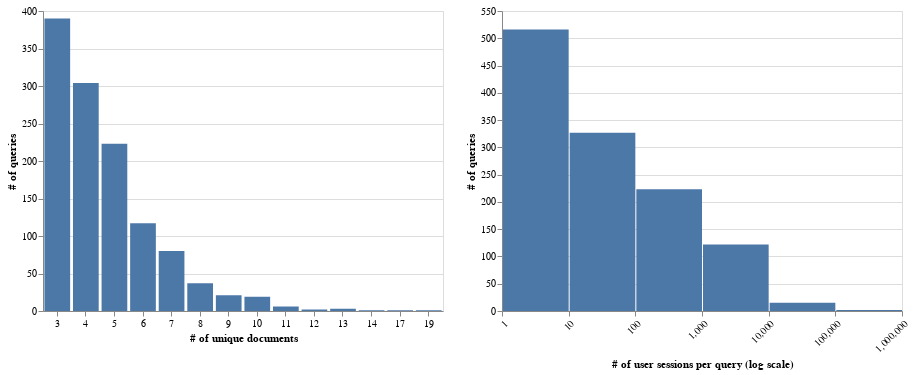

Notebook code cell kept with this figure:
### Code cell
source = session_df.groupby("query").agg(
    unique_documents=("title", "nunique"),
    sessions=("session_id", "nunique"),
).reset_index()

base = alt.Chart(source, width=400, height=300).transform_calculate(
    log_sessions = 'log(datum.sessions)/log(10)'
)

base.mark_bar().encode(
    x=alt.X("unique_documents:O", title="# of unique documents").axis(labelAngle=0),
    y=alt.Y("count(query):Q", title="# of queries"),
) | base.mark_bar().encode(
    x=alt.X("log_sessions:Q", title="# of user sessions per query (log scale)").bin().axis(labelExpr='format(pow(10, datum.value), ",")', labelAngle=-45, labelOverlap=False),
    y=alt.Y("count(query):Q", title="# of queries"),
    tooltip=["count(query)"]
)

### Figure 1 — Vega specification as saved in the notebook (floating-point values rounded to 4 significant figures)
{"$schema": "https://vega.github.io/schema/vega/v5.json", "data": [{"name": "source_0"}, {"name": "data_0", "values": [{"__count": 390, "unique_documents": 3}, {"__count": 117, "unique_documents": 6}, {"__count": 223, "unique_documents": 5}, {"__count": 304, "unique_documents": 4}, {"__count": 21, "unique_documents": 9}, {"__count": 80, "unique_documents": 7}, {"__count": 37, "unique_documents": 8}, {"__count": 19, "unique_documents": 10}, {"__count": 6, "unique_documents": 11}, {"__count": 1, "unique_documents": 17}, {"__count": 3, "unique_documents": 13}, {"__count": 2, "unique_documents": 12}, {"__count": 1, "unique_documents": 19}, {"__count": 1, "unique_documents": 14}]}, {"name": "data_1", "values": [{"__count": 516, "bin_maxbins_10_log_sessions": 0.0, "bin_maxbins_10_log_sessions_end": 1.0}, {"__count": 223, "bin_maxbins_10_log_sessions": 2.0, "bin_maxbins_10_log_sessions_end": 3.0}, {"__count": 122, "bin_maxbins_10_log_sessions": 3.0, "bin_maxbins_10_log_sessions_end": 4.0}, {"__count": 327, "bin_maxbins_10_log_sessions": 1.0, "bin_maxbins_10_log_sessions_end": 2.0}, {"__count": 2, "bin_maxbins_10_log_sessions": 5.0, "bin_maxbins_10_log_sessions_end": 6.0}, {"__count": 15, "bin_maxbins_10_log_sessions": 4.0, "bin_maxbins_10_log_sessions_end": 5.0}]}, {"name": "data_0_concat_0_x_domain_unique_documents", "values": [{"unique_documents": 3}, {"unique_documents": 6}, {"unique_documents": 5}, {"unique_documents": 4}, {"unique_documents": 9}, {"unique_documents": 7}, {"unique_documents": 8}, {"unique_documents": 10}, {"unique_documents": 11}, {"unique_documents": 17}, {"unique_documents": 13}, {"unique_documents": 12}, {"unique_documents": 19}, {"unique_documents": 14}]}, {"name": "data_0_concat_0_y_domain___count", "values": [{"min": 1, "max": 390}]}, {"name": "data_1_concat_1_y_domain___count", "values": [{"min": 2, "max": 516}]}], "signals": [{"name": "concat_1_bin_maxbins_10_log_sessions_bins", "value": {"fields": ["log_sessions"], "fname": "bin_log_sessions", "start": 0.0, "step": 1.0, "stop": 6.0}}, {"name": "childWidth", "value": 400}], "marks": [{"type": "group", "name": "concat_0_group", "encode": {"update": {"height": {"signal": "height"}, "width": {"signal": "childWidth"}}}, "marks": [{"type": "rect", "name": "concat_0_marks", "from": {"data": "data_0"}, "encode": {"update": {"fill": {"value": "#4c78a8"}, "y": {"field": "__count", "scale": "concat_0_y"}, "y2": {"value": 0, "scale": "concat_0_y"}, "width": {"signal": "max(0.25, bandwidth('concat_0_x'))"}, "x": {"field": "unique_documents", "scale": "concat_0_x"}}}, "style": ["bar"]}], "axes": [{"scale": "concat_0_y", "domain": false, "grid": true, "maxExtent": 0, "labels": false, "tickCount": {"signal": "ceil(height/40)"}, "orient": "left", "gridScale": "concat_0_x", "aria": false, "minExtent": 0, "zindex": 0, "ticks": false}, {"scale": "concat_0_x", "orient": "bottom", "grid": false, "zindex": 0, "labelAngle": 0, "labelBaseline": "top", "title": "# of unique documents"}, {"scale": "concat_0_y", "orient": "left", "zindex": 0, "title": "# of queries", "labelOverlap": true, "tickCount": {"signal": "ceil(height/40)"}, "grid": false}], "style": "cell"}, {"type": "group", "name": "concat_1_group", "encode": {"update": {"height": {"signal": "height"}, "width": {"signal": "childWidth"}}}, "marks": [{"type": "rect", "name": "concat_1_marks", "from": {"data": "data_1"}, "encode": {"update": {"y2": {"value": 0, "scale": "concat_1_y"}, "x": {"field": "bin_maxbins_10_log_sessions_end", "scale": "concat_1_x", "offset": {"signal": "0.5 + (abs(scale(\"concat_1_x\", datum[\"bin_maxbins_10_log_sessions_end\"]) - scale(\"concat_1_x\", datum[\"bin_maxbins_10_log_sessions\"])) < 0.25 ? 0.5 * (0.25 - (abs(scale(\"concat_1_x\", datum[\"bin_maxbins_10_log_sessions_end\"]) - scale(\"concat_1_x\", datum[\"bin_maxbins_10_log_sessions\"])))) : -0.5)"}}, "y": {"field": "__count", "scale": "concat_1_y"}, "x2": {"field": "bin_maxbins_10_log_sessions", "scale": "concat_1_x", "offset": {"signal": "0.5 + (abs(scale(\"concat_1_x\", datum[\"bin_maxbins_10_log_sessions_end\"]) - scale(\"concat_1_x\", datum[\"bin_maxbins_10_log_sessions\"])) < 0.25 ? -0.5 * (0.25 - (abs(scale(\"concat_1_x\", datum[\"bin_maxbins_10_log_sessions_end\"]) - scale(\"concat_1_x\", datum[\"bin_maxbins_10_log_sessions\"])))) : 0.5)"}}, "tooltip": {"signal": "{\"Count of Records\": format(datum[\"__count\"], \"\")}"}, "fill": {"value": "#4c78a8"}}}, "style": ["bar"]}], "axes": [{"scale": "concat_1_y", "aria": false, "gridScale": "concat_1_x", "maxExtent": 0, "minExtent": 0, "grid": true, "labels": false, "orient": "left", "tickCount": {"signal": "ceil(height/40)"}, "zindex": 0, "domain": false, "ticks": false}, {"scale": "concat_1_x", "orient": "bottom", "title": "# of user sessions per query (log scale)", "labelAlign": "right", "encode": {"labels": {"update": {"text": {"signal": "format(pow(10, datum.value), \",\")"}}}}, "labelFlush": true, "grid": false, "zindex": 0, "labelOverlap": false, "labelAngle": 315, "labelBaseline": "top", "tickCount": {"signal": "ceil(childWidth/10)"}}, {"scale": "concat_1_y", "orient": "left", "grid": false, "title": "# of queries", "labelOverlap": true, "zindex": 0, "tickCount": {"signal": "ceil(height/40)"}}], "style": "cell"}], "scales": [{"name": "concat_0_x", "type": "band", "domain": {"data": "data_0_concat_0_x_domain_unique_documents", "field": "unique_documents", "sort": true}, "range": [0, {"signal": "childWidth"}], "paddingInner": 0.1, "paddingOuter": 0.05}, {"name": "concat_0_y", "type": "linear", "domain": [{"signal": "(data(\"data_0_concat_0_y_domain___count\")[0] || {}).min"}, {"signal": "(data(\"data_0_concat_0_y_domain___count\")[0] || {}).max"}], "range": [{"signal": "height"}, 0], "nice": true, "zero": true}, {"name": "concat_1_x", "type": "linear", "domain": {"signal": "[concat_1_bin_maxbins_10_log_sessions_bins.start, concat_1_bin_maxbins_10_log_sessions_bins.stop]"}, "range": [0, {"signal": "childWidth"}], "bins": {"signal": "concat_1_bin_maxbins_10_log_sessions_bins"}, "zero": false}, {"name": "concat_1_y", "type": "linear", "domain": [{"signal": "(data(\"data_1_concat_1_y_domain___count\")[0] || {}).min"}, {"signal": "(data(\"data_1_concat_1_y_domain___count\")[0] || {}).max"}], "range": [{"signal": "height"}, 0], "zero": true, "nice": true}], "layout": {"padding": 20, "bounds": "full", "align": "each"}, "background": "white", "height": 300, "padding": 5}
